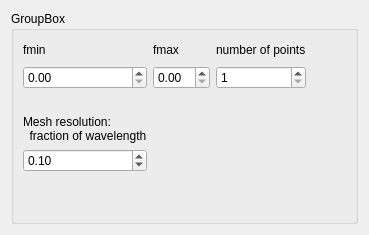
               <widget class="QWidget" name="excitationSettingsTab_tabWidget_emerge">
                <attribute name="title">
                 <string>EMerge</string>
                </attribute>
                <layout class="QVBoxLayout" name="verticalLayout_37">
                 <item>
                  <widget class="QGroupBox" name="groupBox_8">
                   <property name="title">
                    <string>GroupBox</string>
                   </property>
                   <layout class="QGridLayout" name="gridLayout_22">
                    <item row="4" column="1">
                     <widget class="QDoubleSpinBox" name="sweepExcitationResolution">
                      <property name="maximum">
                       <double>1000000000000.000000000000000</double>
                      </property>
                      <property name="singleStep">
                       <double>0.100000000000000</double>
                      </property>
                      <property name="value">
                       <double>0.100000000000000</double>
                      </property>
                     </widget>
                    </item>
                    <item row="5" column="1">
                     <spacer name="verticalSpacer_31">
                      <property name="orientation">
                       <enum>Qt::Orientation::Vertical</enum>
                      </property>
                      <property name="sizeHint" stdset="0">
                       <size>
                        <width>20</width>
                        <height>40</height>
                       </size>
                      </property>
                     </spacer>
                    </item>
                    <item row="0" column="3">
                     <widget class="QLabel" name="label_118">
                      <property name="text">
                       <string>number of points</string>
                      </property>
                     </widget>
                    </item>
                    <item row="2" column="1">
                     <spacer name="verticalSpacer_32">
                      <property name="orientation">
                       <enum>Qt::Orientation::Vertical</enum>
                      </property>
                      <property name="sizeType">
                       <enum>QSizePolicy::Policy::Minimum</enum>
                      </property>
                      <property name="sizeHint" stdset="0">
                       <size>
                        <width>20</width>
                        <height>20</height>
                       </size>
                      </property>
                     </spacer>
                    </item>
                    <item row="0" column="1">
                     <widget class="QLabel" name="label_116">
                      <property name="text">
                       <string>fmin</string>
                      </property>
                     </widget>
                    </item>
                    <item row="1" column="2">
                     <widget class="QDoubleSpinBox" name="sweepExcitationFmax"/>
                    </item>
                    <item row="0" column="2">
                     <widget class="QLabel" name="label_117">
                      <property name="text">
                       <string>fmax</string>
                      </property>
                     </widget>
                    </item>
                    <item row="1" column="3">
                     <widget class="QSpinBox" name="sweepExcitationNPoints">
                      <property name="minimum">
                       <number>1</number>
                      </property>
                      <property name="maximum">
                       <number>999999999</number>
                      </property>
                     </widget>
                    </item>
                    <item row="1" column="1">
                     <widget class="QDoubleSpinBox" name="sweepExcitationFmin">
                      <property name="maximum">
                       <double>1000000000000.000000000000000</double>
                      </property>
                      <property name="singleStep">
                       <double>0.100000000000000</double>
                      </property>
                     </widget>
                    </item>
                    <item row="3" column="1">
                     <widget class="QLabel" name="label_119">
                      <property name="text">
                       <string>Mesh resolution:
  fraction of wavelength</string>
                      </property>
                     </widget>
                    </item>
                    <item row="0" column="4">
                     <spacer name="horizontalSpacer_47">
                      <property name="orientation">
                       <enum>Qt::Orientation::Horizontal</enum>
                      </property>
                      <property name="sizeHint" stdset="0">
                       <size>
                        <width>40</width>
                        <height>20</height>
                       </size>
                      </property>
                     </spacer>
                    </item>
                   </layout>
                  </widget>
                 </item>
                </layout>
               </widget>
